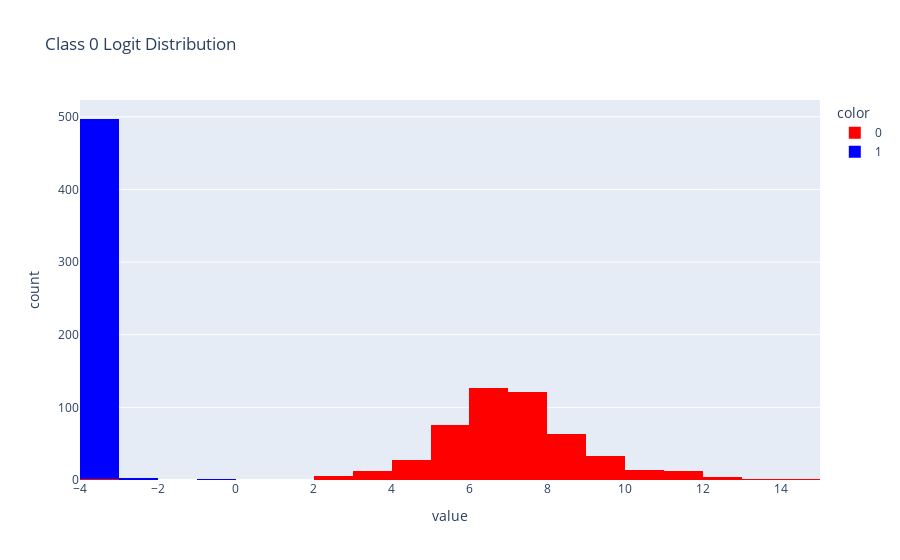
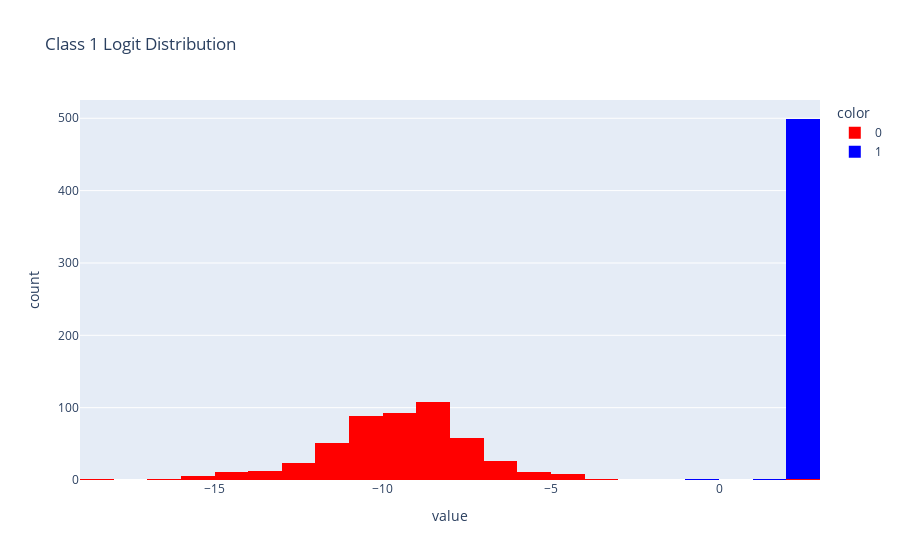

The notebook cell these images were saved under, in order:
### Code cell
# nn.float()
nn.double()
all_outputs = []
max_output_value, min_output_value = None, None
max_activation_value = -float("inf")
for i, data in enumerate(dataset):
    data.x = data.x.double()
    outputs = nn(data).detach().numpy()
    if outputs[0][0] < -15: print(i)
    all_outputs.append(outputs)
    if max_output_value is None: max_output_value, min_output_value = -float("inf")*np.ones_like(outputs), float("inf")*np.ones_like(outputs)
    max_output_value = np.max(np.stack([max_output_value, outputs]),axis=0)
    min_output_value = np.min(np.stack([min_output_value, outputs]),axis=0)

    all_activations = [output for _, output in nn.get_all_layer_outputs(data)]
    max_activation_value = max(max_activation_value, max(float(torch.max(torch.abs(activation))) for activation in all_activations))
print("Max Absolute Activation Value:", max_activation_value)
print("Max Class Output Value:", max_output_value)
print("Min Class Output Value:", min_output_value)
    


all_outputs = np.concatenate(all_outputs, axis=0)
for i in range(all_outputs.shape[-1]):
    px.histogram(all_outputs[:, i], title=f"Class {i} Logit Distribution", color=[d.y for d in dataset], color_discrete_map={0: "Red", 1: "Blue"}).show()

### Figure 1 — Plotly figure (JSON) as saved in the notebook; plotly's stock layout.template omitted (floating-point values rounded to 4 significant figures; data arrays with more than 128 entries replaced by an {"elided": "..."} marker saying what was removed)
{"data": [{"alignmentgroup": "True", "bingroup": "x", "hovertemplate": "color=0<br>value=%{x}<br>count=%{y}<extra></extra>", "legendgroup": "0", "marker": {"color": "Red", "pattern": {"shape": ""}}, "name": "0", "offsetgroup": "0", "orientation": "v", "showlegend": true, "type": "histogram", "x": {"elided": "500 float values"}, "xaxis": "x", "yaxis": "y"}, {"alignmentgroup": "True", "bingroup": "x", "hovertemplate": "color=1<br>value=%{x}<br>count=%{y}<extra></extra>", "legendgroup": "1", "marker": {"color": "Blue", "pattern": {"shape": ""}}, "name": "1", "offsetgroup": "1", "orientation": "v", "showlegend": true, "type": "histogram", "x": {"elided": "500 float values"}, "xaxis": "x", "yaxis": "y"}], "layout": {"barmode": "relative", "legend": {"title": {"text": "color"}, "tracegroupgap": 0}, "title": {"text": "Class 0 Logit Distribution"}, "xaxis": {"anchor": "y", "domain": [0, 1], "title": {"text": "value"}}, "yaxis": {"anchor": "x", "domain": [0, 1], "title": {"text": "count"}}}}

### Figure 2 — Plotly figure (JSON) as saved in the notebook; plotly's stock layout.template omitted (floating-point values rounded to 4 significant figures; data arrays with more than 128 entries replaced by an {"elided": "..."} marker saying what was removed)
{"data": [{"alignmentgroup": "True", "bingroup": "x", "hovertemplate": "color=0<br>value=%{x}<br>count=%{y}<extra></extra>", "legendgroup": "0", "marker": {"color": "Red", "pattern": {"shape": ""}}, "name": "0", "offsetgroup": "0", "orientation": "v", "showlegend": true, "type": "histogram", "x": {"elided": "500 float values"}, "xaxis": "x", "yaxis": "y"}, {"alignmentgroup": "True", "bingroup": "x", "hovertemplate": "color=1<br>value=%{x}<br>count=%{y}<extra></extra>", "legendgroup": "1", "marker": {"color": "Blue", "pattern": {"shape": ""}}, "name": "1", "offsetgroup": "1", "orientation": "v", "showlegend": true, "type": "histogram", "x": {"elided": "500 float values"}, "xaxis": "x", "yaxis": "y"}], "layout": {"barmode": "relative", "legend": {"title": {"text": "color"}, "tracegroupgap": 0}, "title": {"text": "Class 1 Logit Distribution"}, "xaxis": {"anchor": "y", "domain": [0, 1], "title": {"text": "value"}}, "yaxis": {"anchor": "x", "domain": [0, 1], "title": {"text": "count"}}}}
